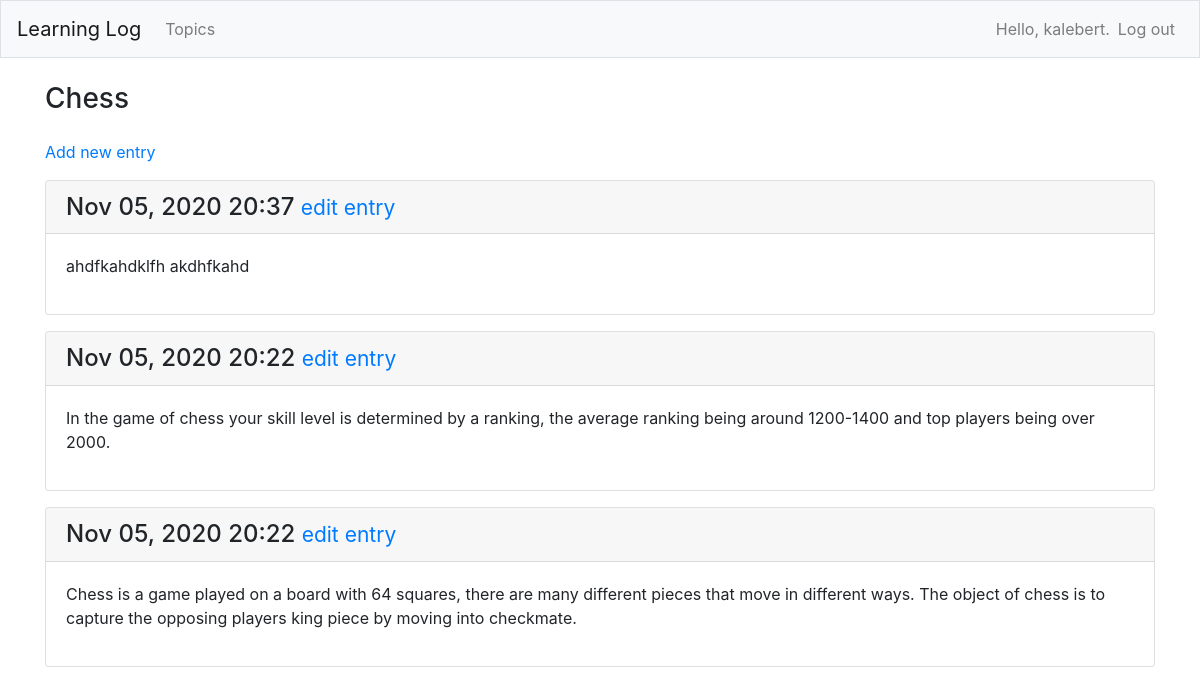
Screenshot of /topics/3/ (signed in) with the database file from the repository.
### learning_logs/models.py (models this page shows, shortened)
class Topic(models.Model):
    text = models.CharField(max_length=200)
    date_added = models.DateTimeField(auto_now_add=True)
    owner = models.ForeignKey(User, on_delete=models.CASCADE)
    def __str__(self):
        return self.text

class Entry(models.Model):
    topic = models.ForeignKey(Topic, on_delete=models.CASCADE)
    text = models.TextField()
    date_added = models.DateTimeField(auto_now_add=True)
    class Meta:
        verbose_name_plural = 'entries'

### learning_logs/views.py (the view)
# urls.py: path('topics/<int:topic_id>/', views.topic, name='topic'),
@login_required
def topic(request, topic_id):
    topic = Topic.objects.get(id=topic_id)
    if topic.owner != request.user:
        raise Http404
    entries = topic.entry_set.order_by('-date_added')
    context = {'topic': topic, 'entries': entries}
    return render(request, 'learning_logs/topic.html', context)

### learning_logs/templates/learning_logs/topic.html (shortened to what this page needs)
{% extends 'learning_logs/base.html' %}
{% block page_header %}
  <h3>{{ topic }}</h3>
{% endblock page_header %}
{% block content %}
<p>
  <a href="{% url 'learning_logs:new_entry' topic.id %}">Add new entry</a>
</p>
{% for entry in entries %}
  <div class="card mb-3">
      <h4 class="card-header">
          {{ entry.date_added|date:'M d, Y H:i' }}
          <small><a href="{% url 'learning_logs:edit_entry' entry.id%}">
              edit entry</a></small>
      </h4>
      <div class="card-body">
          {{ entry.text|linebreaks }}
      </div>
  </div>
{% empty %}
    <li>There are no entires for this topic yet.</li>
{% endfor %}
{% endblock content %}

### learning_logs/templates/learning_logs/base.html (shortened to what this page needs)
{% load bootstrap4 %}
<!doctype html>
<html lang="en">
<head>
    {% bootstrap_css %}
</head>
<body>
    <nav class="navbar navbar-expand-md navbar-light bg-light mb-4 border">
        <a class="navbar-brand" href="{% url 'learning_logs:index' %}">
            Learning Log</a>
        <div class="collapse navbar-collapse" id="navbarCollapse">
            <ul class="navbar-nav mr-auto">
                <li class="new-item">
                    <a class="nav-link" href="{% url 'learning_logs:topics' %}">
                        Topics</a></li>
            </ul>
            <ul class="navbar-nav ml-auto">
                {% if user.is_authenticated %}
                <li class="nav-item">
                    <span class="navbar-text">Hello, {{ user.username }}.</span>
                </li>
                <li class="nav-item">
                    <a class="nav-link" href="{% url 'users:logout' %}">Log out</a>
                </li>
                {% endif %}
            </ul>
        </div>
    </nav>
<main role="main" class="container">
    <div class="pb-2 mb-2 border-bottem">
        {% block page_header %}{% endblock page_header %}
    </div>
    <div>
        {% block content %}{% endblock content %}
    </div>
</main>
</body>
</html>

### rows the page displays
Topic: text "Chess"
Entry: date_added "Nov 05, 2020 20:37", text "ahdfkahdklfh akdhfkahd"
Entry: date_added "Nov 05, 2020 20:22", text "In the game of chess your skill level is determined by a ranking, the average ranking being around 1200-1400 and top players being over 2000."
Entry: date_added "Nov 05, 2020 20:22", text "Chess is a game played on a board with 64 squares, there are many different pieces that move in different ways. The object of chess is to capture the opposing players king piece by moving into checkmate."

### other values shown
{{ user.username }} "kalebert"
